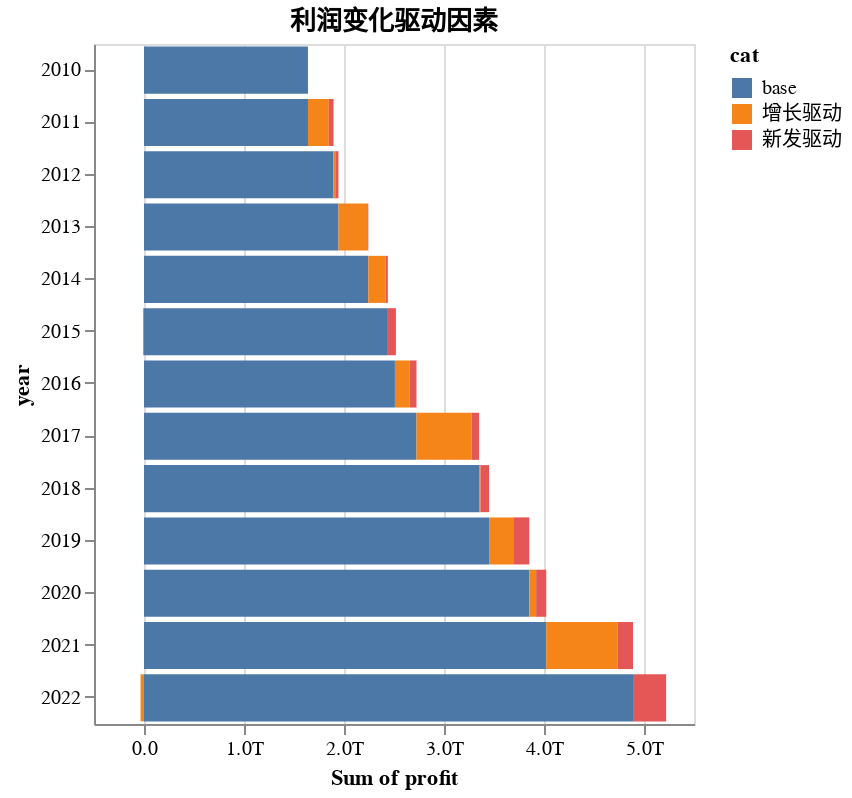

The cell this chart's notebook holds for it:
### Markdown cell above
- 最近几年IPO增长很快，利润增长是不是IPO驱动的呢？

### Code cell
inc_plotdf = inc_df.reset_index().melt(id_vars='year', var_name='cat',value_name='profit')
alt.Chart(inc_plotdf).mark_bar().encode(
    alt.X('sum(profit)').axis(format='.2s'),
    alt.Y('year:O'),
    color='cat'
).properties(
    title = '利润变化驱动因素',
    width = 'container',
    height = len(df_total)*20+80
)

### Figure 1 — Vega-Lite specification as saved in the notebook (floating-point values rounded to 4 significant figures)
{"config": {"view": {"continuousWidth": 300, "continuousHeight": 300}}, "data": {"name": "data-c4875dc903fc41e56ef92a33eedb5d6d"}, "mark": {"type": "bar"}, "encoding": {"color": {"field": "cat", "type": "nominal"}, "x": {"aggregate": "sum", "axis": {"format": ".2s"}, "field": "profit", "type": "quantitative"}, "y": {"field": "year", "type": "ordinal"}}, "height": 340, "title": "利润变化驱动因素", "width": "container", "$schema": "https://vega.github.io/schema/vega-lite/v5.8.0.json", "datasets": {"data-c4875dc903fc41e56ef92a33eedb5d6d": [{"year": 2010, "cat": "base", "profit": 1640000000000.0}, {"year": 2011, "cat": "base", "profit": 1640000000000.0}, {"year": 2012, "cat": "base", "profit": 1895000000000.0}, {"year": 2013, "cat": "base", "profit": 1945000000000.0}, {"year": 2014, "cat": "base", "profit": 2243000000000.0}, {"year": 2015, "cat": "base", "profit": 2439000000000.0}, {"year": 2016, "cat": "base", "profit": 2509000000000.0}, {"year": 2017, "cat": "base", "profit": 2725000000000.0}, {"year": 2018, "cat": "base", "profit": 3351000000000.0}, {"year": 2019, "cat": "base", "profit": 3451000000000.0}, {"year": 2020, "cat": "base", "profit": 3853000000000.0}, {"year": 2021, "cat": "base", "profit": 4022000000000.0}, {"year": 2022, "cat": "base", "profit": 4890000000000.0}, {"year": 2010, "cat": "增长驱动", "profit": 0.0}, {"year": 2011, "cat": "增长驱动", "profit": 208500000000.0}, {"year": 2012, "cat": "增长驱动", "profit": 17110000000.0}, {"year": 2013, "cat": "增长驱动", "profit": 287500000000.0}, {"year": 2014, "cat": "增长驱动", "profit": 171900000000.0}, {"year": 2015, "cat": "增长驱动", "profit": -9785000000.0}, {"year": 2016, "cat": "增长驱动", "profit": 146300000000.0}, {"year": 2017, "cat": "增长驱动", "profit": 550800000000.0}, {"year": 2018, "cat": "增长驱动", "profit": 13670000000.0}, {"year": 2019, "cat": "增长驱动", "profit": 241200000000.0}, {"year": 2020, "cat": "增长驱动", "profit": 68390000000.0}, {"year": 2021, "cat": "增长驱动", "profit": 714700000000.0}, {"year": 2022, "cat": "增长驱动", "profit": -34620000000.0}, {"year": 2010, "cat": "新发驱动", "profit": 0.0}, {"year": 2011, "cat": "新发驱动", "profit": 47250000000.0}, {"year": 2012, "cat": "新发驱动", "profit": 31990000000.0}, {"year": 2013, "cat": "新发驱动", "profit": 11070000000.0}, {"year": 2014, "cat": "新发驱动", "profit": 23510000000.0}, {"year": 2015, "cat": "新发驱动", "profit": 80580000000.0}, {"year": 2016, "cat": "新发驱动", "profit": 69230000000.0}, {"year": 2017, "cat": "新发驱动", "profit": 75430000000.0}, {"year": 2018, "cat": "新发驱动", "profit": 86460000000.0}, {"year": 2019, "cat": "新发驱动", "profit": 160500000000.0}, {"year": 2020, "cat": "新发驱动", "profit": 101200000000.0}, {"year": 2021, "cat": "新发驱动", "profit": 153300000000.0}, {"year": 2022, "cat": "新发驱动", "profit": 330900000000.0}]}}
